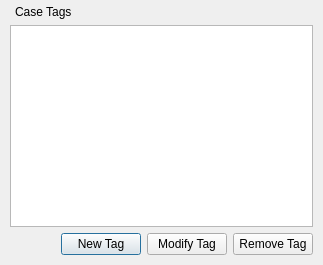
<?xml version="1.0" encoding="UTF-8"?>
<ui version="4.0">
 <class>TagManager</class>
 <widget class="QDialog" name="TagManager">
  <property name="geometry">
   <rect>
    <x>0</x>
    <y>0</y>
    <width>323</width>
    <height>265</height>
   </rect>
  </property>
  <property name="windowTitle">
   <string>Tag Manager</string>
  </property>
  <property name="windowIcon">
   <iconset resource="wombatforensics.qrc">
    <normaloff>:/bar/managetags</normaloff>:/bar/managetags</iconset>
  </property>
  <property name="modal">
   <bool>true</bool>
  </property>
  <layout class="QVBoxLayout" name="verticalLayout">
   <property name="spacing">
    <number>6</number>
   </property>
   <property name="leftMargin">
    <number>10</number>
   </property>
   <property name="topMargin">
    <number>5</number>
   </property>
   <property name="rightMargin">
    <number>10</number>
   </property>
   <property name="bottomMargin">
    <number>10</number>
   </property>
   <item>
    <widget class="QLabel" name="label">
     <property name="text">
      <string>Case Tags</string>
     </property>
     <property name="alignment">
      <set>Qt::AlignLeading|Qt::AlignLeft|Qt::AlignVCenter</set>
     </property>
     <property name="indent">
      <number>5</number>
     </property>
    </widget>
   </item>
   <item>
    <widget class="QListWidget" name="listWidget"/>
   </item>
   <item>
    <layout class="QHBoxLayout" name="horizontalLayout">
     <item>
      <spacer name="horizontalSpacer">
       <property name="orientation">
        <enum>Qt::Horizontal</enum>
       </property>
       <property name="sizeHint" stdset="0">
        <size>
         <width>40</width>
         <height>20</height>
        </size>
       </property>
      </spacer>
     </item>
     <item>
      <widget class="QPushButton" name="newbutton">
       <property name="text">
        <string>New Tag</string>
       </property>
      </widget>
     </item>
     <item>
      <widget class="QPushButton" name="modifybutton">
       <property name="text">
        <string>Modify Tag</string>
       </property>
      </widget>
     </item>
     <item>
      <widget class="QPushButton" name="removebutton">
       <property name="text">
        <string>Remove Tag</string>
       </property>
      </widget>
     </item>
    </layout>
   </item>
  </layout>
 </widget>
 <resources>
  <include location="wombatforensics.qrc"/>
 </resources>
 <connections/>
</ui>
